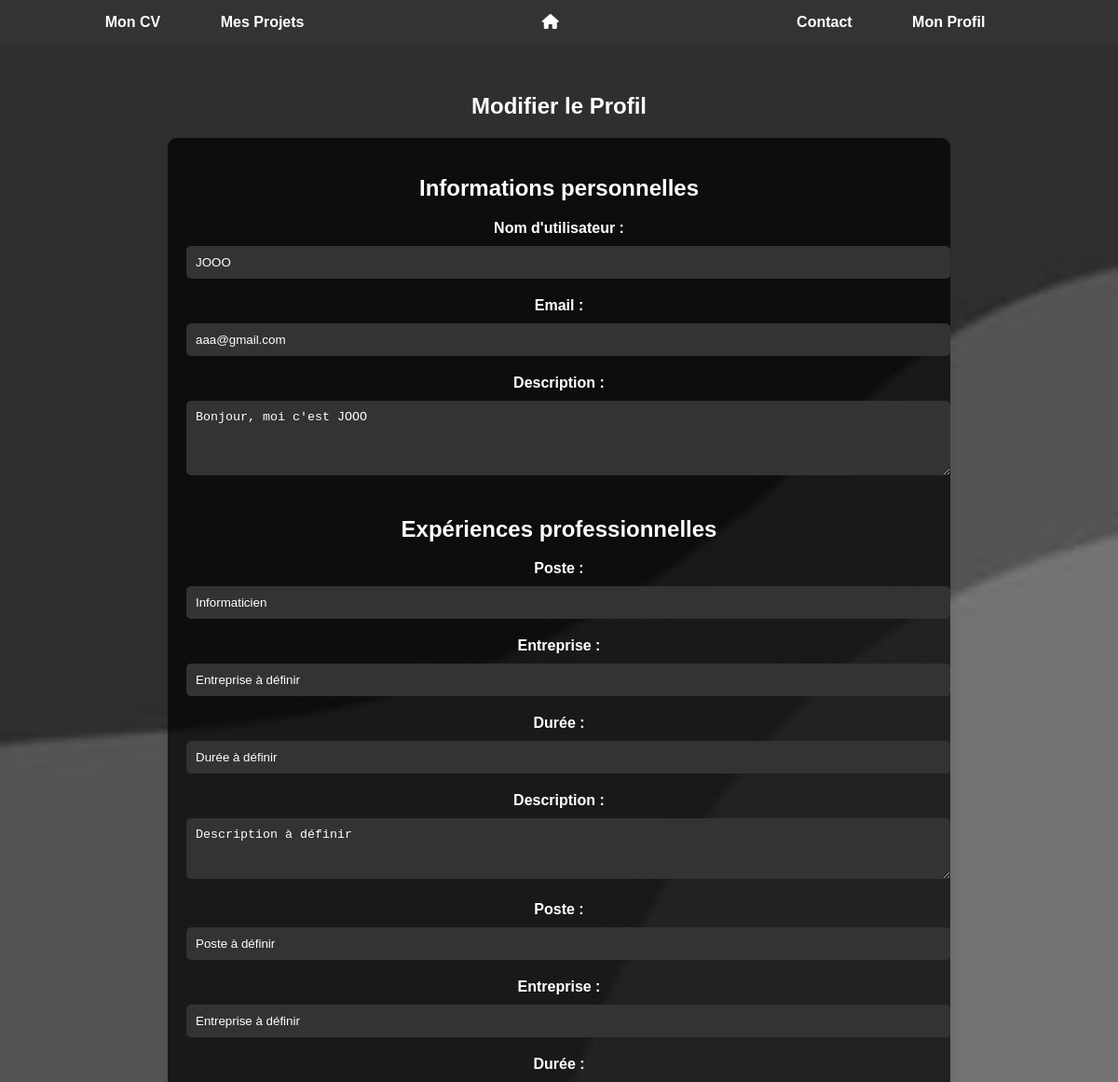
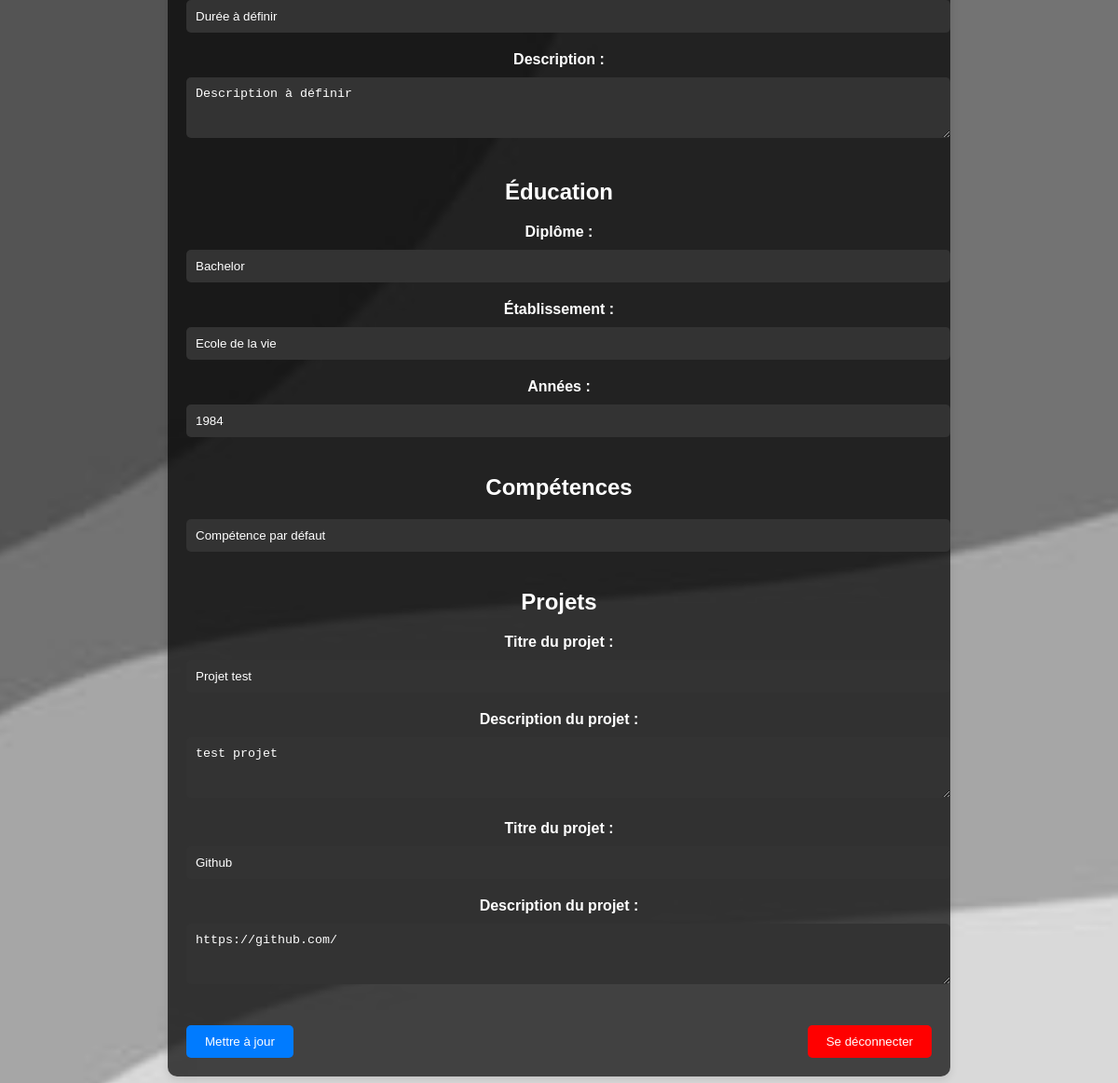
The page /pages/profile.php (signed in) on the database its author committed (2 pictures, top to bottom).
### tables this page shows
CREATE TABLE `users` (
  `id` int(11) UNSIGNED NOT NULL,
  `username` varchar(100) NOT NULL,
  `email` varchar(100) NOT NULL,
  `password` varchar(255) NOT NULL,
  `role` enum('user','admin') NOT NULL DEFAULT 'user',
  `created_at` timestamp NOT NULL DEFAULT current_timestamp(),
  `profile_description` text DEFAULT NULL,
  `cv_path` varchar(255) DEFAULT NULL
);

CREATE TABLE `work_experience` (
  `id` int(11) NOT NULL,
  `user_id` int(11) UNSIGNED DEFAULT NULL,
  `position` varchar(100) DEFAULT 'Position à définir',
  `company` varchar(100) DEFAULT 'Entreprise à définir',
  `duration` varchar(50) DEFAULT 'Durée à définir',
  `description` text DEFAULT 'Description à définir'
);

CREATE TABLE `education` (
  `id` int(11) NOT NULL,
  `user_id` int(11) UNSIGNED DEFAULT NULL,
  `degree` varchar(255) DEFAULT NULL,
  `institution` varchar(255) DEFAULT NULL,
  `years` varchar(100) DEFAULT NULL
);

CREATE TABLE `skills` (
  `id` int(11) NOT NULL,
  `user_id` int(11) UNSIGNED DEFAULT NULL,
  `skill_name` varchar(255) DEFAULT NULL
);

CREATE TABLE `projects` (
  `id` int(11) NOT NULL,
  `user_id` int(11) UNSIGNED DEFAULT NULL,
  `title` varchar(255) DEFAULT NULL,
  `description` text DEFAULT NULL
);

### pages/profile.php (the view, shortened to what this page needs)
<?php
require '../php/config.php';
$isLoggedIn = isset($_SESSION['user_id']);
if ($isLoggedIn) {
    $userId = $_SESSION['user_id'];
    $stmt = $pdo->prepare("SELECT * FROM users WHERE id = :user_id");
    $stmt->execute(['user_id' => $userId]);
    $user = $stmt->fetch();
    $stmt = $pdo->prepare("SELECT * FROM work_experience WHERE user_id = :user_id");
    $stmt->execute(['user_id' => $userId]);
    $workExperience = $stmt->fetchAll();
    $stmt = $pdo->prepare("SELECT * FROM education WHERE user_id = :user_id");
    $stmt->execute(['user_id' => $userId]);
    $education = $stmt->fetch();
    $stmt = $pdo->prepare("SELECT * FROM skills WHERE user_id = :user_id");
    $stmt->execute(['user_id' => $userId]);
    $skills = $stmt->fetchAll();
    $stmt = $pdo->prepare("SELECT * FROM projects WHERE user_id = :user_id");
    $stmt->execute(['user_id' => $userId]);
    $projects = $stmt->fetchAll();
$userId = $_SESSION['user_id'];
$stmt = $pdo->prepare("SELECT * FROM skills WHERE user_id = :user_id");
$stmt->execute(['user_id' => $userId]);
$skills = $stmt->fetchAll();
} else {
    header("Location: login.php");
    exit;
}
if ($isLoggedIn) {
    $userId = $_SESSION['user_id'];
    $stmt = $pdo->prepare("SELECT * FROM users WHERE id = :user_id");
    $stmt->execute(['user_id' => $userId]);
    $user = $stmt->fetch();
    $stmt = $pdo->prepare("SELECT * FROM work_experience WHERE user_id = :user_id");
    $stmt->execute(['user_id' => $userId]);
    $workExperience = $stmt->fetchAll();
}
?>
<!DOCTYPE html>
<html lang="fr">
<head>
    <link rel="stylesheet" href="../css/style.css">
    <link rel="stylesheet" href="../css/profile.css">
</head>
<body>
<?php include '../includes/ProfileHeader.php'; ?>
<main>
    <section>
        <h1>Modifier le Profil</h1>
        <form method="POST" action="">
            <h2>Informations personnelles</h2>
            <label for="username">Nom d'utilisateur :</label>
            <input type="text" name="username" value="<?php echo htmlspecialchars($user['username']); ?>" required>
            <label for="email">Email :</label>
            <input type="email" name="email" value="<?php echo htmlspecialchars($user['email']); ?>" required>
            <label for="profile_description">Description :</label>
            <textarea name="profile_description" rows="4" required><?php echo htmlspecialchars($user['profile_description']); ?></textarea>
            <h2>Expériences professionnelles</h2>
            <?php if ($workExperience): ?>
                <?php foreach ($workExperience as $index => $experience): ?>
                    <label for="position_<?php echo $index; ?>">Poste :</label>
                    <input type="text" name="position[]" id="position_<?php echo $index; ?>" value="<?php echo htmlspecialchars($experience['position']); ?>" required>
                    <label for="company_<?php echo $index; ?>">Entreprise :</label>
                    <input type="text" name="company[]" id="company_<?php echo $index; ?>" value="<?php echo htmlspecialchars($experience['company']); ?>" required>
                    <label for="duration_<?php echo $index; ?>">Durée :</label>
                    <input type="text" name="duration[]" id="duration_<?php echo $index; ?>" value="<?php echo htmlspecialchars($experience['duration']); ?>" required>
                    <label for="description_<?php echo $index; ?>">Description :</label>
                    <textarea name="description[]" id="description_<?php echo $index; ?>" rows="3" required><?php echo htmlspecialchars($experience['description']); ?></textarea>
                <?php endforeach; ?>
            <?php else: ?>
                <p>Aucune expérience professionnelle enregistrée.</p>
            <?php endif; ?>
            <h2>Éducation</h2>
            <label for="degree">Diplôme :</label>
            <input type="text" name="degree" value="<?php echo isset($education['degree']) ? htmlspecialchars($education['degree']) : ''; ?>" required>
            <label for="institution">Établissement :</label>
            <input type="text" name="institution" value="<?php echo isset($education['institution']) ? htmlspecialchars($education['institution']) : ''; ?>" required>
            <label for="years">Années :</label>
            <input type="text" name="years" value="<?php echo isset($education['years']) ? htmlspecialchars($education['years']) : ''; ?>" required>
            <h2>Compétences</h2>
            <?php if ($skills): ?>
                <?php foreach ($skills as $index => $skill): ?>
                    <input type="text" name="skills[]" value="<?php echo htmlspecialchars($skill['skill_name']); ?>" required>
                <?php endforeach; ?>
            <?php else: ?>
                <input type="text" name="skills[]" value="Compétence à définir" required>
            <?php endif; ?>
            <h2>Projets</h2>
            <?php if ($projects): ?>
                <?php foreach ($projects as $index => $project): ?>
                    <label for="project_title_<?php echo $index; ?>">Titre du projet :</label>
                    <input type="text" name="project_title[]" value="<?php echo htmlspecialchars($project['title']); ?>" required>
                    <label for="project_description_<?php echo $index; ?>">Description du projet :</label>
                    <textarea name="project_description[]" rows="3" required><?php echo htmlspecialchars($project['description']); ?></textarea>
                <?php endforeach; ?>
            <?php else: ?>
                <p>Aucun projet enregistré.</p>
            <?php endif; ?>
            <div style="display: flex; justify-content: space-between; align-items: center; margin-top: 20px;">
                <input type="submit" name="update_profile" value="Mettre à jour" style="margin-right: 10px;">
                <input type="submit" name="logout" value="Se déconnecter" style="background-color: red; color: white;">
            </div>
        </form>
    </section>
</main>
</body>
</html>

### css/style.css (style rules this page uses)
body { font-family: Arial, sans-serif; margin: 0; padding: 0; background-image: url('../img/wallpapergrey.jpg'); background-size: cover; background-position: center; background-repeat: no-repeat; background-attachment: fixed; }
main { padding: 80px 20px 20px; text-align: center; }
h1 { color: #333; }
h2 { color: #555; }

### css/profile.css (style rules this page uses)
body { font-family: Arial, sans-serif; margin: 0; padding: 0; background-image: url('../img/wallpapergrey.jpg'); background-size: cover; background-position: center; background-repeat: no-repeat; background-attachment: fixed; color: #fff; }
h1, h2 { color: #fff; text-align: center; }
form { background-color: rgba(0, 0, 0, 0.7); padding: 20px; border-radius: 10px; max-width: 800px; margin: 0 auto; box-shadow: 0 4px 8px rgba(0, 0, 0, 0.1); }
label { display: block; margin-bottom: 10px; font-weight: bold; }
input[type="text"], input[type="email"], textarea { width: 100%; padding: 10px; margin-bottom: 20px; border-radius: 5px; border: none; background-color: #333; color: #fff; }
input[type="submit"] { background-color: #007bff; color: white; padding: 10px 20px; border: none; border-radius: 5px; cursor: pointer; }

### rows shown on the page
users: username "JOOO", email "aaa@gmail.com", profile_description "Bonjour, moi c'est JOOO"
work_experience: position "Informaticien", company "Entreprise à définir", duration "Durée à définir", description "Description à définir"
work_experience: position "Poste à définir", company "Entreprise à définir", duration "Durée à définir", description "Description à définir"
education: degree "Bachelor", institution "Ecole de la vie", years "1984"
skills: skill_name "Compétence par défaut"
projects: title "Projet test", description "test projet"
projects: title "Github", description "https://github.com/"
